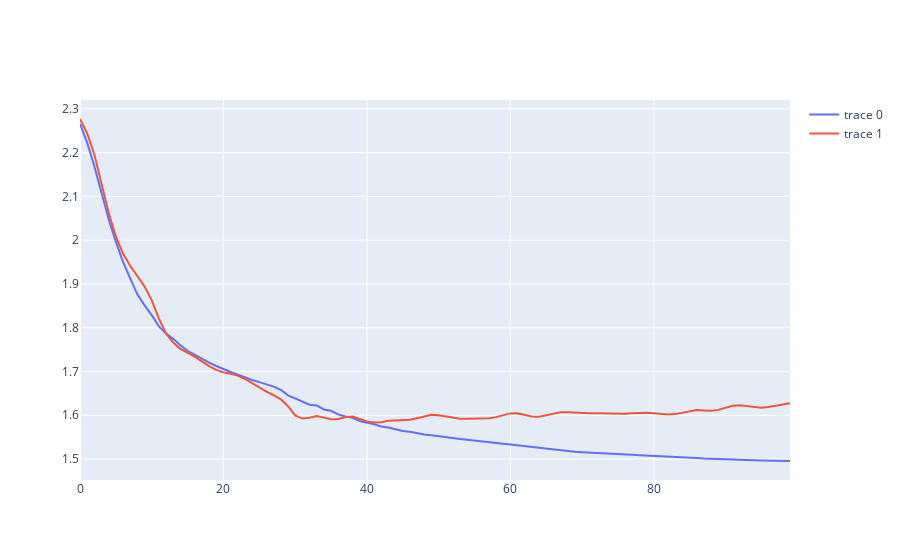

The notebook cell saved with this chart:
### Code cell
fig = go.Figure()

fig.add_trace(go.Scatter(
    x= list(range(len(loss_train_list))),
    y=loss_train_list,
))
fig.add_trace(go.Scatter(
    x= list(range(len(loss_test_list))),
    y=loss_test_list,

))

fig.show()
